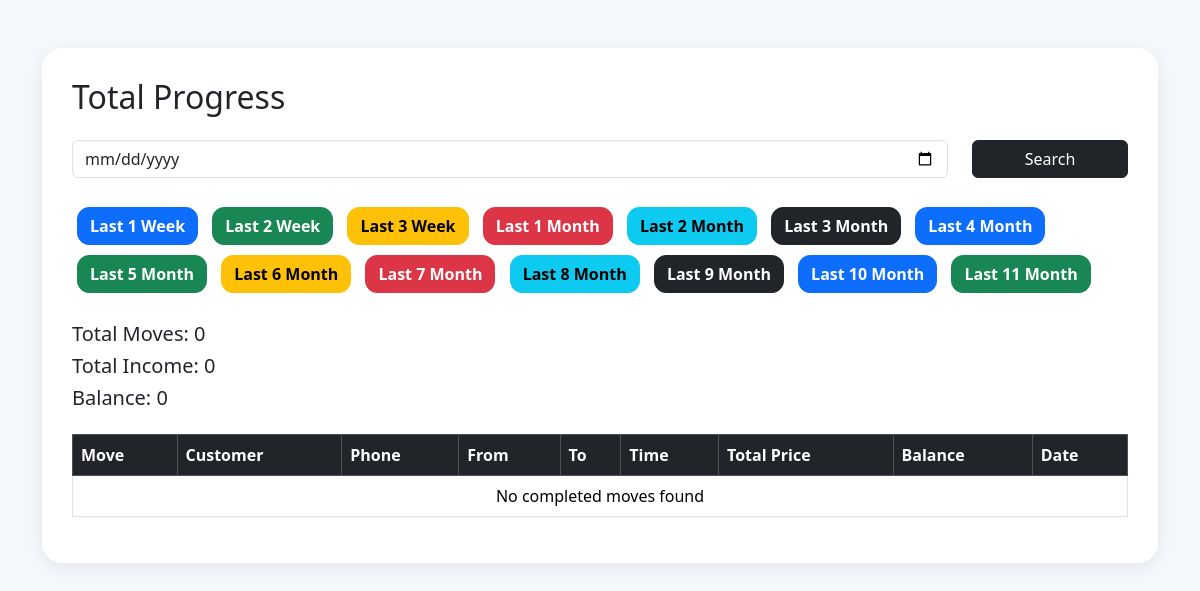
Before: /total-progress/?filter=2week (signed in) with the older database file.
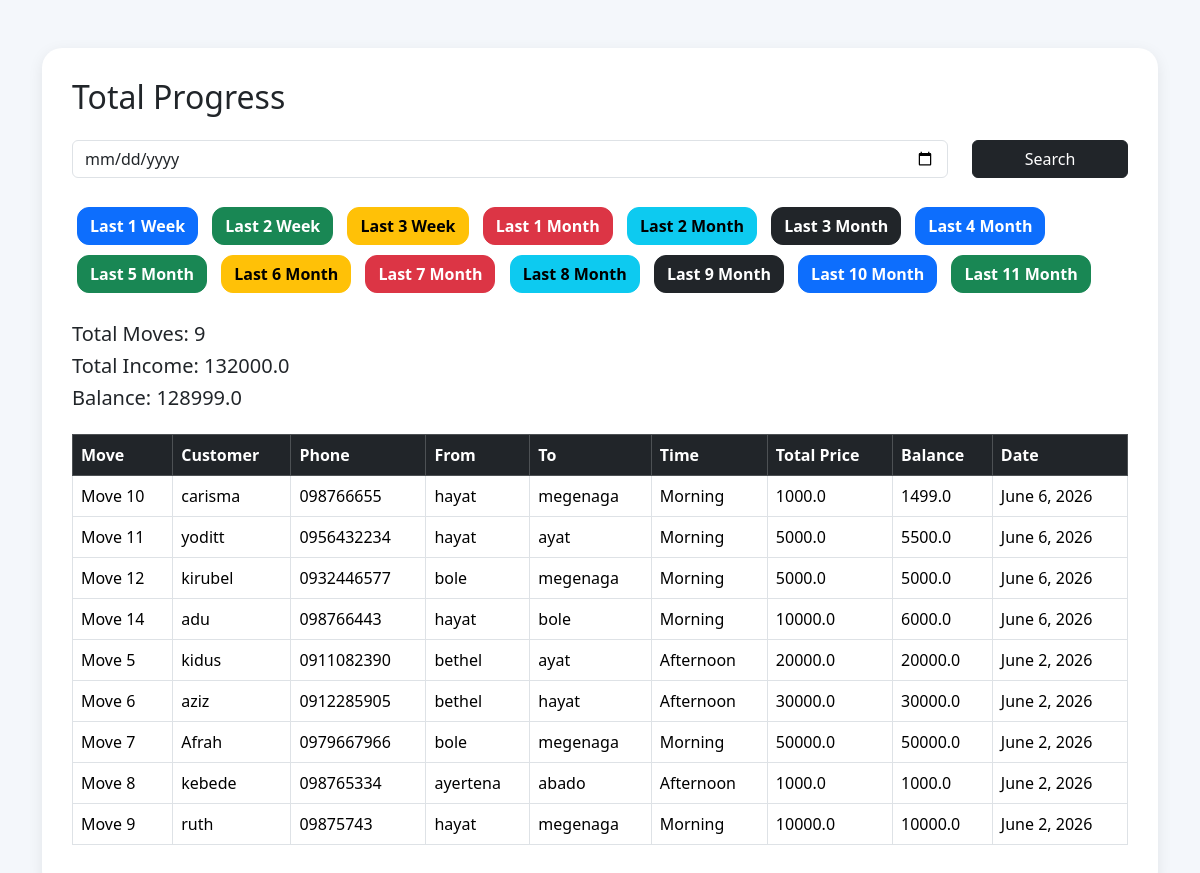
After: the same page with the newer database file.
### core/models.py (models this page shows, shortened)
class Booking(models.Model):
    TIME_CHOICES = [
        ('Morning', 'Morning'),
        ('Afternoon', 'Afternoon'),
        ('Evening', 'Evening'),
    ]
    OFFICE_CHOICES = [
        ('0979661111', '0979661111'),
        ('0978661111', '0978661111'),
    ]
    customer_name = models.CharField(max_length=100)
    phone = models.CharField(max_length=20)
    office_phone = models.CharField(
        max_length=10,
        choices=OFFICE_CHOICES,
        default='0979661111'
    )
    from_location = models.CharField(max_length=100)
    to_location = models.CharField(max_length=100)
    time = models.CharField(
        max_length=20,
        choices=TIME_CHOICES,
        default='Morning'
    )
    total_price = models.FloatField()
    advance = models.FloatField(default=0)
    extra = models.FloatField(default=0)
    balance = models.FloatField(default=0)
    date = models.DateField(auto_now_add=True)
    status = models.CharField(
        max_length=20,
        default='Pending'
    )

### core/views.py (the view)
@login_required
def total_progress(request):
    from datetime import date, timedelta
    today = date.today()
    bookings = Booking.objects.filter(
        status='Completed'
    ).order_by('-date')
    search_date = request.GET.get('search_date')
    filter_type = request.GET.get('filter')
    if search_date:
        bookings = bookings.filter(
            date=search_date
        )
    elif filter_type == '1week':
        bookings = bookings.filter(
            date__gte=today - timedelta(days=7)
        )
    elif filter_type == '2week':
        bookings = bookings.filter(
            date__gte=today - timedelta(days=14)
        )
    elif filter_type == '3week':
        bookings = bookings.filter(
            date__gte=today - timedelta(days=21)
        )
    elif filter_type == '1month':
        bookings = bookings.filter(
            date__gte=today - timedelta(days=30)
        )
    elif filter_type == '2month':
        bookings = bookings.filter(
            date__gte=today - timedelta(days=60)
        )
    elif filter_type == '3month':
        bookings = bookings.filter(
            date__gte=today - timedelta(days=90)
        )
    elif filter_type == '4month':
        bookings = bookings.filter(
            date__gte=today - timedelta(days=120)
        )
    elif filter_type == '5month':
        bookings = bookings.filter(
            date__gte=today - timedelta(days=150)
        )
    elif filter_type == '6month':
        bookings = bookings.filter(
            date__gte=today - timedelta(days=180)
        )
    elif filter_type == '7month':
        bookings = bookings.filter(
            date__gte=today - timedelta(days=210)
        )
    elif filter_type == '8month':
        bookings = bookings.filter(
            date__gte=today - timedelta(days=240)
        )
    elif filter_type == '9month':
        bookings = bookings.filter(
            date__gte=today - timedelta(days=270)
        )
    elif filter_type == '10month':
        bookings = bookings.filter(
            date__gte=today - timedelta(days=300)
        )
    elif filter_type == '11month':
        bookings = bookings.filter(
            date__gte=today - timedelta(days=330)
        )
    total_moves = bookings.count()
    total_income = 0
    total_balance = 0
    for booking in bookings:
        total_income += booking.total_price or 0
        total_balance += booking.balance or 0
    return render(
        request,
        'total_progress.html',
        {
            'bookings': bookings,
            'total_moves': total_moves,
            'total_income': total_income,
            'total_balance': total_balance,
        }
    )

### templates/total_progress.html (shortened to what this page needs)
<!doctype html>
<html>
  <head>
    <link
      href="https://cdn.jsdelivr.net/npm/bootstrap@5.3.3/dist/css/bootstrap.min.css"
      rel="stylesheet"
    />
  </head>
  <body>
    <div class="container mt-5">
      <div class="card-box">
        <h2 class="mb-4">Total Progress</h2>
        <form method="GET" class="mb-4">
          <div class="row">
            <div class="col-md-10">
              <input type="date" name="search_date" class="form-control" />
            </div>
            <div class="col-md-2">
              <button class="btn btn-dark w-100">Search</button>
            </div>
          </div>
        </form>
        <div class="mb-4">
          <a href="?filter=1week" class="btn btn-primary filter-btn">
            Last 1 Week
          </a>
          <a href="?filter=2week" class="btn btn-success filter-btn">
            Last 2 Week
          </a>
          <a href="?filter=3week" class="btn btn-warning filter-btn">
            Last 3 Week
          </a>
          <a href="?filter=1month" class="btn btn-danger filter-btn">
            Last 1 Month
          </a>
          <a href="?filter=2month" class="btn btn-info filter-btn">
            Last 2 Month
          </a>
          <a href="?filter=3month" class="btn btn-dark filter-btn">
            Last 3 Month
          </a>
          <a href="?filter=4month" class="btn btn-primary filter-btn">
            Last 4 Month
          </a>
          <a href="?filter=5month" class="btn btn-success filter-btn">
            Last 5 Month
          </a>
          <a href="?filter=6month" class="btn btn-warning filter-btn">
            Last 6 Month
          </a>
          <a href="?filter=7month" class="btn btn-danger filter-btn">
            Last 7 Month
          </a>
          <a href="?filter=8month" class="btn btn-info filter-btn">
            Last 8 Month
          </a>
          <a href="?filter=9month" class="btn btn-dark filter-btn">
            Last 9 Month
          </a>
          <a href="?filter=10month" class="btn btn-primary filter-btn">
            Last 10 Month
          </a>
          <a href="?filter=11month" class="btn btn-success filter-btn">
            Last 11 Month
          </a>
        </div>
        <div class="mb-4">
          <h5>Total Moves: {{ total_moves }}</h5>
          <h5>Total Income: {{ total_income }}</h5>
          <h5>Balance: {{ total_balance }}</h5>
        </div>
        <table class="table table-bordered table-hover bg-white">
          <thead class="table-dark">
            <tr>
              <th>Move</th>
              <th>Customer</th>
              <th>Phone</th>
              <th>From</th>
              <th>To</th>
              <th>Time</th>
              <th>Total Price</th>
              <th>Balance</th>
              <th>Date</th>
            </tr>
          </thead>
          <tbody>
            {% for booking in bookings %}
            <tr>
              <td>Move {{ booking.id }}</td>
              <td>{{ booking.customer_name }}</td>
              <td>{{ booking.phone }}</td>
              <td>{{ booking.from_location }}</td>
              <td>{{ booking.to_location }}</td>
              <td>{{ booking.time }}</td>
              <td>{{ booking.total_price }}</td>
              <td>{{ booking.balance }}</td>
              <td>{{ booking.date }}</td>
            </tr>
            {% empty %}
            <tr>
              <td colspan="9" class="text-center">No completed moves found</td>
            </tr>
            {% endfor %}
          </tbody>
        </table>
      </div>
    </div>
  </body>
</html>

### templates/total_progress.html (style rules this page uses)
body { background: #f4f7fb; }
.card-box { background: white; padding: 30px; border-radius: 20px; box-shadow: 0px 4px 15px rgba(0, 0, 0, 0.08); }
.filter-btn { margin: 5px; border-radius: 12px; font-weight: bold; }

Changed rows visible on the page:
added Booking: id "10", customer_name "carisma", phone "098766655", from_location "hayat", to_location "megenaga", time "Morning", total_price "1000.0", balance "1499.0", date "June 6, 2026"
added Booking: id "11", customer_name "yoditt", phone "0956432234", from_location "hayat", to_location "ayat", time "Morning", total_price "5000.0", balance "5500.0", date "June 6, 2026"
added Booking: id "12", customer_name "kirubel", phone "0932446577", from_location "bole", to_location "megenaga", time "Morning", total_price "5000.0", balance "5000.0", date "June 6, 2026"
added Booking: id "14", customer_name "adu", phone "098766443", from_location "hayat", to_location "bole", time "Morning", total_price "10000.0", balance "6000.0", date "June 6, 2026"
now on this page (row edited): Booking: id "5", customer_name "kidus", phone "0911082390", from_location "bethel", to_location "ayat", time "Afternoon", total_price "20000.0", balance "20000.0", date "June 2, 2026"
added Booking: id "6", customer_name "aziz", phone "0912285905", from_location "bethel", to_location "hayat", time "Afternoon", total_price "30000.0", balance "30000.0", date "June 2, 2026"
added Booking: id "7", customer_name "Afrah", phone "0979667966", from_location "bole", to_location "megenaga", time "Morning", total_price "50000.0", balance "50000.0", date "June 2, 2026"
added Booking: id "8", customer_name "kebede", phone "098765334", from_location "ayertena", to_location "abado", time "Afternoon", total_price "1000.0", balance "1000.0", date "June 2, 2026"
added Booking: id "9", customer_name "ruth", phone "09875743", from_location "hayat", to_location "megenaga", time "Morning", total_price "10000.0", balance "10000.0", date "June 2, 2026"
Other visible differences:
{{ total_moves }}: "0" → "9"
{{ total_income }}: "0" → "132000.0"
{{ total_balance }}: "0" → "128999.0"
text no longer shown: "No completed moves found"
